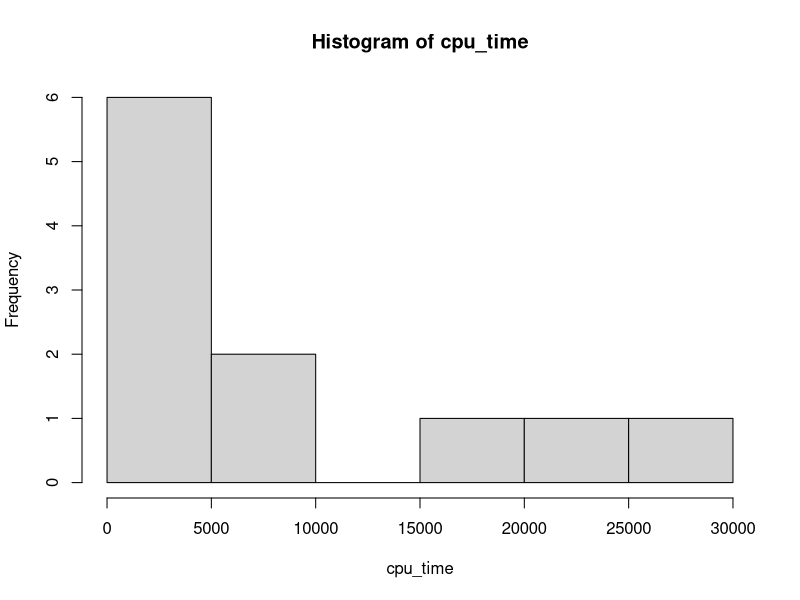
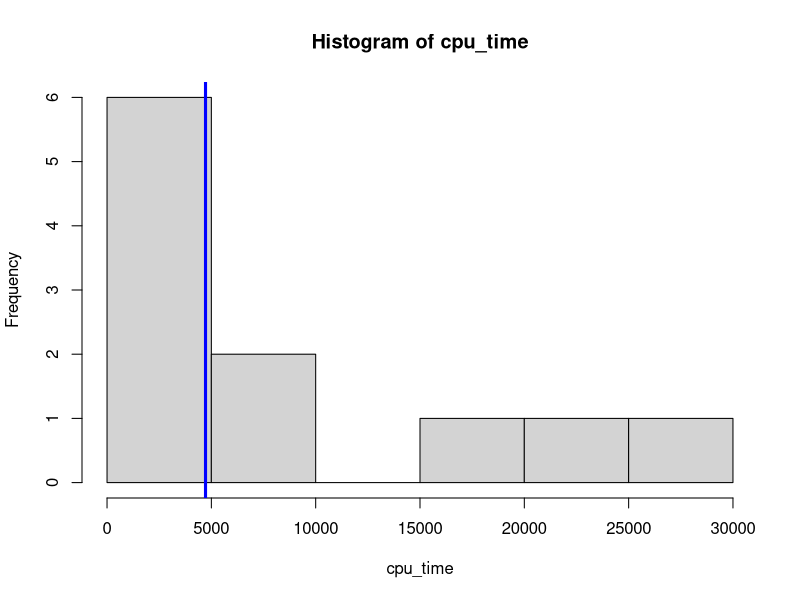
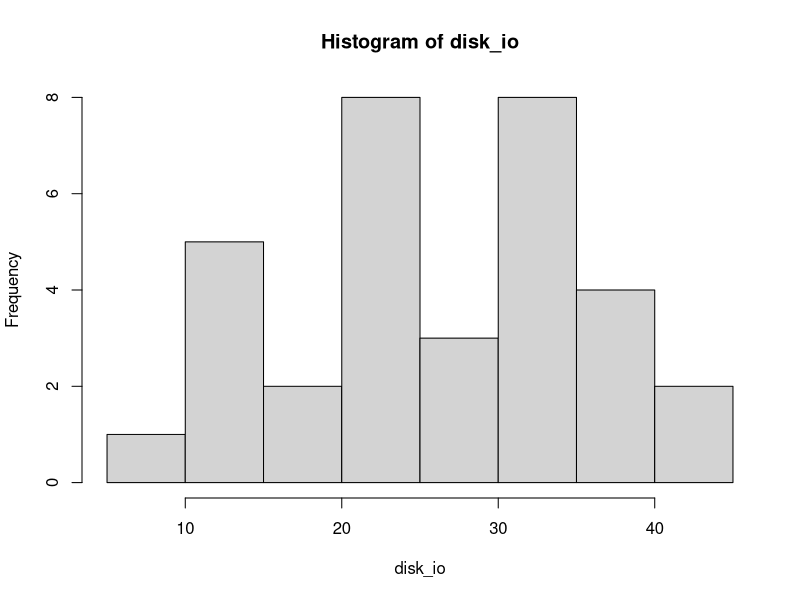
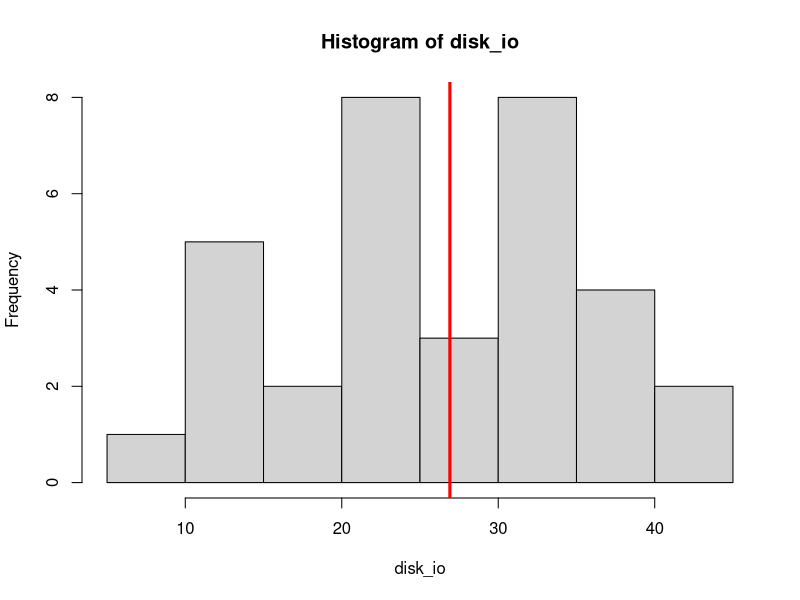

Recreate these plots in R, in order.
## ---- chunk 1
cpu_time <- c(0.74, 0.43, 0.24, 2.24, 262.08, 8960, 4720, 19740, 7360, 22440, 28560)
hist(cpu_time)
## ---- chunk 2
paste("Median = ", median(cpu_time))
## ---- chunk 3
hist(cpu_time)
abline(v = median(cpu_time), col = "blue", lwd = 3)
## ---- chunk 4
disk_io <- c(23, 33, 14, 15, 42, 28, 33, 45, 23, 34, 39, 21, 36, 23, 34, 36, 25, 9, 11, 19, 35, 24, 31, 29, 16, 23, 34, 24, 38, 15, 13, 35, 28)
hist(disk_io)
## ---- chunk 5
paste("Mean = ", mean(disk_io))
## ---- chunk 6
hist(disk_io)
abline(v = mean(disk_io), col = "red", lwd = 3)
## ---- chunk 7
paste("Semi-interquantile range = ", IQR(cpu_time)/2)
## ---- chunk 8
paste("Range = ", range(disk_io))
paste("Standard deviation = ", sd(disk_io))
paste("C.O.V. = ", sd(disk_io) / mean(disk_io) * 100)
paste("Semi-interquantile range = ", IQR(disk_io)/2)
## ---- chunk 9
sapply(1:9, function(x) quantile(disk_io, c(.1, .9), type = x))
## ---- chunk 10
quantile(disk_io, c(.1, .9), type = 1)
## ---- chunk 11
mean(disk_io)
## ---- chunk 12
x <- mean(disk_io)
s <- sd(disk_io)
n <- length(disk_io)
a <- 1 - 90/100 
z <- 1.645

# book solution = (24.18, 29.64)
c(x - z*s/sqrt(n), x + z*s/sqrt(n))
